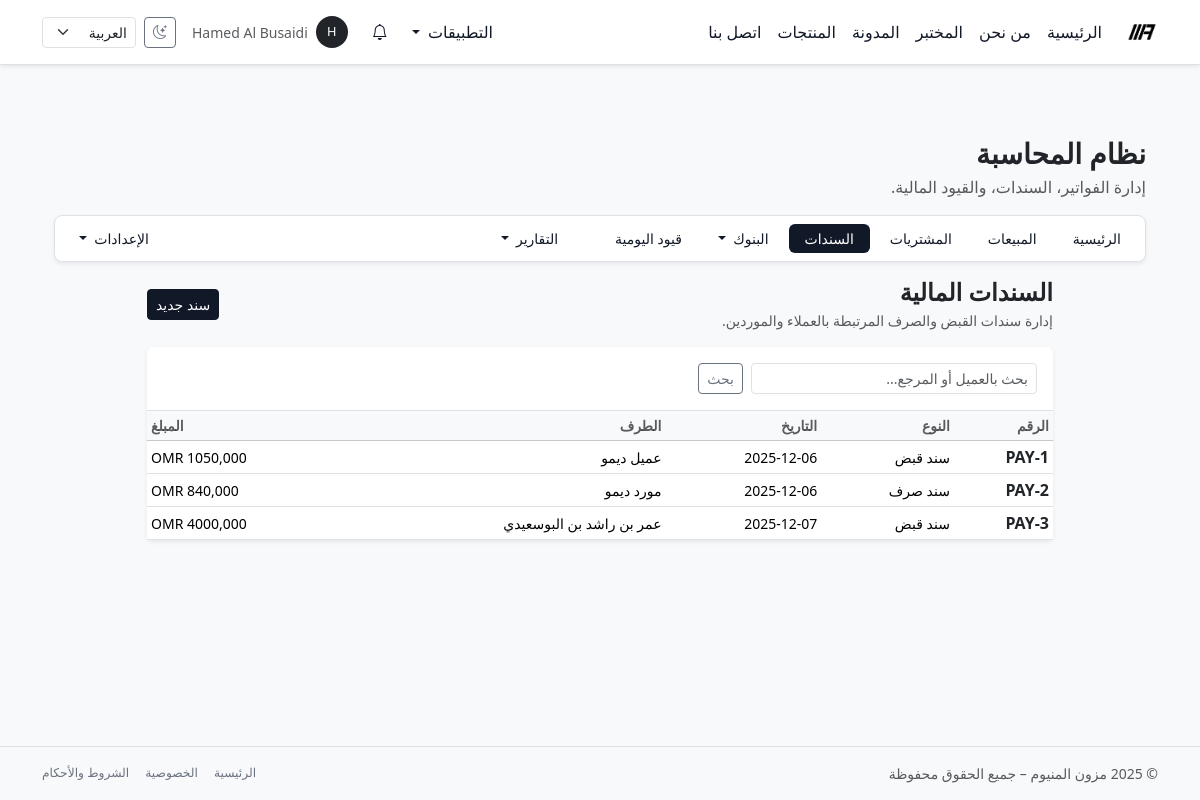
The app's page /ar/accounting/reconcile/ (signed in) with its own data.
### accounting/models.py (models this page shows, shortened)
class Payment(models.Model):
    class Type(models.TextChoices):
        RECEIPT = "receipt", _("سند قبض")
        PAYMENT = "payment", _("سند صرف")
    type = models.CharField(
        max_length=20,
        choices=Type.choices,
        default=Type.RECEIPT,
        db_index=True,
        verbose_name=_("النوع"),
    )
    contact = models.ForeignKey(
        "contacts.Contact",
        on_delete=models.PROTECT,
        related_name="reconcile",
        verbose_name=_("الطرف"),
    )
    method = models.ForeignKey(
        "PaymentMethod",
        on_delete=models.PROTECT,
        verbose_name=_("طريقة الدفع"),
    )
    date = models.DateField(default=timezone.now, db_index=True, verbose_name=_("التاريخ"))
    amount = models.DecimalField(
        max_digits=12,
        decimal_places=3,
        verbose_name=_("المبلغ"),
    )
    currency = models.CharField(max_length=10, default="OMR")
    reference = models.CharField(max_length=255, blank=True, verbose_name=_("مرجع خارجي"))
    notes = models.CharField(max_length=255, blank=True, verbose_name=_("ملاحظات"))
    journal_entry = models.ForeignKey(
        "JournalEntry",
        on_delete=models.SET_NULL,
        null=True,
        blank=True,
        related_name="reconcile",
    )
    is_posted = models.BooleanField(default=False)
    posted_at = models.DateTimeField(null=True, blank=True)
    created_by = models.ForeignKey(User, on_delete=models.SET_NULL, null=True, blank=True)
    created_at = models.DateTimeField(auto_now_add=True)
    @property
    def display_number(self):
        return f"PAY-{self.pk}" if self.pk else _("جديد")

### contacts/models.py (models this page shows, shortened)
class Contact(models.Model):
    class ContactKind(models.TextChoices):
        PERSON = "person", _("فرد")
        COMPANY = "company", _("شركة")
    user = models.OneToOneField(
        settings.AUTH_USER_MODEL,
        on_delete=models.SET_NULL,
        null=True,
        blank=True,
        related_name="contact_profile",
        verbose_name=_("المستخدم (اختياري)"),
        help_text=_("ربط جهة الاتصال بحساب مستخدم (بوابة العملاء/الموظفين)."),
    )
    kind = models.CharField(
        max_length=20,
        choices=ContactKind.choices,
        default=ContactKind.PERSON,
        verbose_name=_("نوع جهة الاتصال"),
    )
    name = models.CharField(
        max_length=255,
        verbose_name=_("الاسم"),
        help_text=_("اسم الشخص أو اسم الشركة."),
    )
    company_name = models.CharField(
        max_length=255,
        blank=True,
        verbose_name=_("اسم الشركة (نص حر)"),
        help_text=_("يُستخدم للعرض حتى لو لم تربطه بسجل شركة في جهات الاتصال."),
    )
    company = models.ForeignKey(
        "self",
        null=True,
        blank=True,
        on_delete=models.SET_NULL,
        related_name="people",
        limit_choices_to={"kind": ContactKind.COMPANY},
        verbose_name=_("الشركة (جهة اتصال)"),
        help_text=_("اربط هذا الشخص بسجل شركة في جهات الاتصال."),
    )
    phone = models.CharField(
        max_length=50,
        blank=True,
        verbose_name=_("رقم الهاتف"),
    )
    email = models.EmailField(
        blank=True,
        verbose_name=_("البريد الإلكتروني"),
    )
    tax_number = models.CharField(
        max_length=50,
        blank=True,
        verbose_name=_("الرقم الضريبي / VAT"),
    )
    is_customer = models.BooleanField(
        default=False,
        verbose_name=_("زبون"),
    )
    is_supplier = models.BooleanField(
        default=False,
        verbose_name=_("مورد / شريك"),
    )
    is_owner = models.BooleanField(
        default=False,
        verbose_name=_("مالك"),
    )
    is_employee = models.BooleanField(
        default=False,
        verbose_name=_("موظف"),
    )
    is_active = models.BooleanField(
        default=True,
        verbose_name=_("نشط"),
    )
    created_at = models.DateTimeField(
        auto_now_add=True,
        verbose_name=_("تاريخ الإنشاء"),
    )
    objects = ContactManager()
    class Meta:
        ordering = ("name", "id")
        verbose_name = _("جهة اتصال")
        verbose_name_plural = _("جهات الاتصال")

### accounting/views.py (the view)
# urls.py: path("reconcile/", views.PaymentListView.as_view(), name="payment_list"),
class PaymentListView(AccountingBaseView, ListView):
    model = Payment
    template_name = "accounting/payment/list.html"
    context_object_name = "reconcile"
    accounting_section = "reconcile"
    paginate_by = 25

### accounting/views.py (called while the page is built)
def user_has_accounting_access(user):
    if not (user.is_authenticated and user.is_active):
        return False
    if user.is_staff or user.is_superuser:
        return True
    return user.groups.filter(name="accounting_staff").exists()

    def test_func(self):
        return user_has_accounting_access(self.request.user)

    def get_context_data(self, **kwargs):
        ctx = super().get_context_data(**kwargs)
        if self.accounting_section:
            ctx["accounting_section"] = self.accounting_section
        return ctx

### core/context_processors/notifications.py (called while the page is built)
def notifications_context(request):
    user = request.user
    if not user.is_authenticated:
        return {}
    base_qs = Notification.objects.for_user(user)
    unread_count = base_qs.unread().count()
    recent_notifications = list(
        base_qs.select_related("target_content_type")[:10]
    )
    return {
        "notif_unread_count": unread_count,
        "notif_recent": recent_notifications,
        "notif_has_unread": unread_count > 0,
    }

### core/models/notifications.py (called while the page is built)
    def visible(self):
        return self.filter(is_deleted=False)

    def for_user(self, user: User):
        return self.visible().filter(recipient=user)

    def unread(self):
        return self.visible().filter(is_read=False)

    @property
    def bootstrap_level_class(self) -> str:
        try:
            level_enum = self.Levels(self.level)
        except ValueError:
            return "bg-secondary-subtle text-secondary-emphasis"
        mapping = {
            self.Levels.INFO: "bg-secondary-subtle text-secondary-emphasis",
            self.Levels.SUCCESS: "bg-success-subtle text-success-emphasis",
            self.Levels.WARNING: "bg-warning-subtle text-warning-emphasis",
            self.Levels.ERROR: "bg-danger-subtle text-danger-emphasis",
        }
        return mapping.get(
            level_enum,
            "bg-secondary-subtle text-secondary-emphasis",
        )

    @property
    def icon_name(self) -> str:
        try:
            level_enum = self.Levels(self.level)
        except ValueError:
            return "bi-info-circle"
        mapping = {
            self.Levels.INFO: "bi-info-circle",
            self.Levels.SUCCESS: "bi-check-circle",
            self.Levels.WARNING: "bi-exclamation-triangle",
            self.Levels.ERROR: "bi-x-circle",
        }
        return mapping.get(level_enum, "bi-info-circle")

### templates/accounting/payment/list.html (shortened to what this page needs)
{% extends "accounting/base_accounting.html" %}
{% load i18n %}
{% block accounting_content %}
<div class="row justify-content-center">
  <div class="col-12 col-lg-10">
    <div class="d-flex justify-content-between align-items-center mb-3 flex-wrap gap-2">
      <div>
        <h1 class="h4 fw-bold mb-1">{% trans "السندات المالية" %}</h1>
        <p class="text-muted small mb-0">
          {% trans "إدارة سندات القبض والصرف المرتبطة بالعملاء والموردين." %}
        </p>
      </div>
      <div>
        <a href="{% url 'accounting:payment_create' %}" class="btn btn-primary btn-sm">
          {% trans "سند جديد" %}
        </a>
      </div>
    </div>
    <div class="card border-0 shadow-sm">
      <div class="card-body border-bottom">
        <form method="get" class="row g-2 align-items-center">
          <div class="col-md-4">
            <input type="text"
                   name="q"
                   value="{{ q }}"
                   class="form-control form-control-sm"
                   placeholder="{% trans 'بحث بالعميل أو المرجع...' %}">
          </div>
          <div class="col-auto">
            <button type="submit" class="btn btn-outline-secondary btn-sm">
              {% trans "بحث" %}
            </button>
          </div>
        </form>
      </div>
      <div class="table-responsive">
        <table class="table table-sm table-hover align-middle mb-0">
          <thead class="table-light">
            <tr>
              <th class="small text-muted">{% trans "الرقم" %}</th>
              <th class="small text-muted">{% trans "النوع" %}</th>
              <th class="small text-muted">{% trans "التاريخ" %}</th>
              <th class="small text-muted">{% trans "الطرف" %}</th>
              <th class="small text-muted text-end">{% trans "المبلغ" %}</th>
            </tr>
          </thead>
          <tbody>
            {% for payment in object_list %}
              <tr>
                <td>
                  <a href="{% url 'accounting:payment_detail' payment.pk %}"
                     class="text-decoration-none fw-semibold text-dark">
                    {{ payment.display_number }}
                  </a>
                </td>
                <td class="small">
                  {% if payment.type == "receipt" %}
                    {% trans "سند قبض" %}
                  {% else %}
                    {% trans "سند صرف" %}
                  {% endif %}
                </td>
                <td class="text-nowrap small">
                  {{ payment.date|date:"Y-m-d" }}
                </td>
                <td class="small">
                  {% if payment.contact %}
                    {{ payment.contact.name }}
                  {% else %}
                    <span class="text-muted">—</span>
                  {% endif %}
                </td>
                <td class="text-end text-nowrap small">
                  {{ payment.amount }} {{ payment.currency }}
                </td>
              </tr>
            {% empty %}
              <tr>
                <td colspan="5" class="text-center text-muted py-3">
                  {% trans "لا توجد مدفوعات مسجلة." %}
                </td>
              </tr>
            {% endfor %}
          </tbody>
        </table>
      </div>
    </div>
  </div>
</div>
{% endblock %}

### templates/base.html (shortened to what this page needs)
{% load static i18n %}
<!doctype html>
<html lang="{{ LANGUAGE_CODE }}" dir="{% if LANGUAGE_CODE == 'ar' %}rtl{% else %}ltr{% endif %}" data-bs-theme="light">
<head>
  {% if LANGUAGE_CODE == "ar" %}
    <link href="https://cdn.jsdelivr.net/npm/bootstrap@5.3.8/dist/css/bootstrap.rtl.min.css" rel="stylesheet"/>
  {% else %}
    <link href="https://cdn.jsdelivr.net/npm/bootstrap@5.3.8/dist/css/bootstrap.min.css" rel="stylesheet"/>
  {% endif %}
  <link rel="stylesheet" href="https://cdn.jsdelivr.net/npm/bootstrap-icons@1.11.3/font/bootstrap-icons.css">
  <link rel="stylesheet" href="{% static 'css/mazoon_style.css' %}"/>
</head>
<body class="bg-body-tertiary text-body d-flex flex-column min-vh-100">
<nav class="navbar navbar-expand-lg bg-body border-bottom shadow-sm sticky-top">
  <div class="container-lg">
    <a class="navbar-brand fw-bold d-flex align-items-center gap-2 py-2" href="{% url 'home' %}">
      <img src="{% static 'img/logo_mazoon_black.png' %}"
           alt="Mazoon Aluminum logo"
           class="img-fluid"
           style="height: 32px;">
    </a>
    <div class="collapse navbar-collapse" id="mainNavbar">
      <ul class="navbar-nav me-auto mb-2 mb-lg-0">
        <li class="nav-item">
          <a class="nav-link {% if request.resolver_match.url_name == 'home' %}active{% endif %}" href="{% url 'home' %}">{% trans "الرئيسية" %}</a>
        </li>
        <li class="nav-item">
          <a class="nav-link {% if request.resolver_match.url_name == 'about' %}active{% endif %}" href="{% url 'about' %}">{% trans "من نحن" %}</a>
        </li>
        <li class="nav-item">
          <a class="nav-link {% if request.resolver_match.url_name == 'lab' %}active{% endif %}" href="{% url 'lab' %}">{% trans "المختبر" %}</a>
        </li>
        <li class="nav-item">
          <a class="nav-link {% if request.resolver_match.url_name == 'blog_list' %}active{% endif %}" href="{% url 'blog_list' %}">{% trans "المدونة" %}</a>
        </li>
        <li class="nav-item">
          <a class="nav-link {% if request.resolver_match.url_name == 'product_list' %}active{% endif %}" href="{% url 'product_list' %}">{% trans "المنتجات" %}</a>
        </li>
        <li class="nav-item">
          <a class="nav-link {% if request.resolver_match.url_name == 'contact' %}active{% endif %}" href="{% url 'contact' %}">{% trans "اتصل بنا" %}</a>
        </li>
      </ul>
      <ul class="navbar-nav ms-auto mb-2 mb-lg-0 align-items-center gap-2">
        {% if user.is_authenticated %}
          {% if user.is_staff or user.is_superuser %}
            <li class="nav-item dropdown">
              <a class="nav-link dropdown-toggle" href="#" id="appsDropdown" role="button" data-bs-toggle="dropdown" aria-expanded="false">
                {% trans "التطبيقات" %}
              </a>
            </li>
          {% endif %}
        {% endif %}
        {% include "core/notifications/_navbar_dropdown.html" %}
        {% if user.is_authenticated %}
          <li class="nav-item dropdown">
            <a class="nav-link d-flex align-items-center gap-2"
               href="#"
               id="userMenuDropdown"
               role="button"
               data-bs-toggle="dropdown"
               aria-expanded="false">
              <span class="rounded-circle d-inline-flex justify-content-center align-items-center bg-dark text-white"
                    style="width: 32px; height: 32px; font-size: 0.8rem;">
                {{ user.username|first|upper }}
              </span>
              <span class="d-none d-xl-inline small text-muted">
                {{ user.get_full_name|default:user.username }}
              </span>
            </a>
          </li>
        {% endif %}
        <li class="nav-item">
          <button class="btn btn-sm btn-outline-secondary d-flex align-items-center justify-content-center"
                  type="button"
                  id="themeToggleBtn"
                  aria-label="{% trans 'تبديل وضع اللون' %}"
                  title="{% trans 'تبديل وضع اللون' %}">
            <i class="bi bi-moon-stars" id="themeToggleIcon"></i>
          </button>
        </li>
        <li class="nav-item">
          <form action="{% url 'set_language' %}" method="post" class="d-flex align-items-center">
            <select name="language"
                    class="form-select form-select-sm"
                    onchange="this.form.submit()">
              <option value="ar" {% if LANGUAGE_CODE == 'ar' %}selected{% endif %}>العربية</option>
            </select>
          </form>
        </li>
      </ul>
    </div>
  </div>
</nav>
<main class="py-4 py-md-5 flex-grow-1">
  <div class="container-lg">
    {% block content %}{% endblock %}
  </div>
</main>
<footer class="border-top py-3 mt-auto bg-body-tertiary d-print-none">
  <div class="container-lg d-flex flex-column flex-md-row justify-content-between align-items-center text-muted small gap-2">
   <div>
  &copy; {% now "Y" %} {% trans "مزون المنيوم – جميع الحقوق محفوظة" %}
</div>
    <div class="d-flex gap-3">
      <a href="{% url 'home' %}" class="link-secondary text-decoration-none small">{% trans "الرئيسية" %}</a>
      <a href="#" class="link-secondary text-decoration-none small">{% trans "الخصوصية" %}</a>
      <a href="#" class="link-secondary text-decoration-none small">{% trans "الشروط والأحكام" %}</a>
    </div>
  </div>
</footer>
</body>
</html>

### static/css/mazoon_style.css (style rules this page uses)
:root, [data-bs-theme="light"] { --bs-link-color: #111827; --bs-link-color-rgb: 17, 24, 39; --bs-link-hover-color: #020617; --bs-link-hover-color-rgb: 2, 6, 23; --bs-primary: #111827; --bs-primary-rgb: 17, 24, 39; --bs-secondary: #6b7280; --bs-secondary-rgb: 107, 114, 128; }
[data-bs-theme="light"] .btn-primary { --bs-btn-bg: #111827; --bs-btn-border-color: #111827; --bs-btn-color: #fff; --bs-btn-hover-bg: #020617; --bs-btn-hover-border-color: #020617; }
[data-bs-theme="light"] .btn-outline-secondary { --bs-btn-color: #6b7280; --bs-btn-border-color: #6b7280; --bs-btn-hover-color: #fff; --bs-btn-hover-bg: #6b7280; --bs-btn-hover-border-color: #6b7280; }
[data-bs-theme="light"] .nav-link { color: #111827 !important; }
.navbar-brand { padding-top: 0.25rem; padding-bottom: 0.25rem; }

### records on screen
Payment: display_number "PAY-1", date "2025-12-06", contact.name "عميل ديمو", currency "OMR"
Payment: display_number "PAY-2", date "2025-12-06", contact.name "مورد ديمو", currency "OMR"
Payment: display_number "PAY-3", date "2025-12-07", contact.name "عمر بن راشد بن البوسعيدي", currency "OMR"

### other values on screen
{{ user.username|first|upper }} "H"
{{ user.get_full_name|default:user.username }} "Hamed Al Busaidi"
